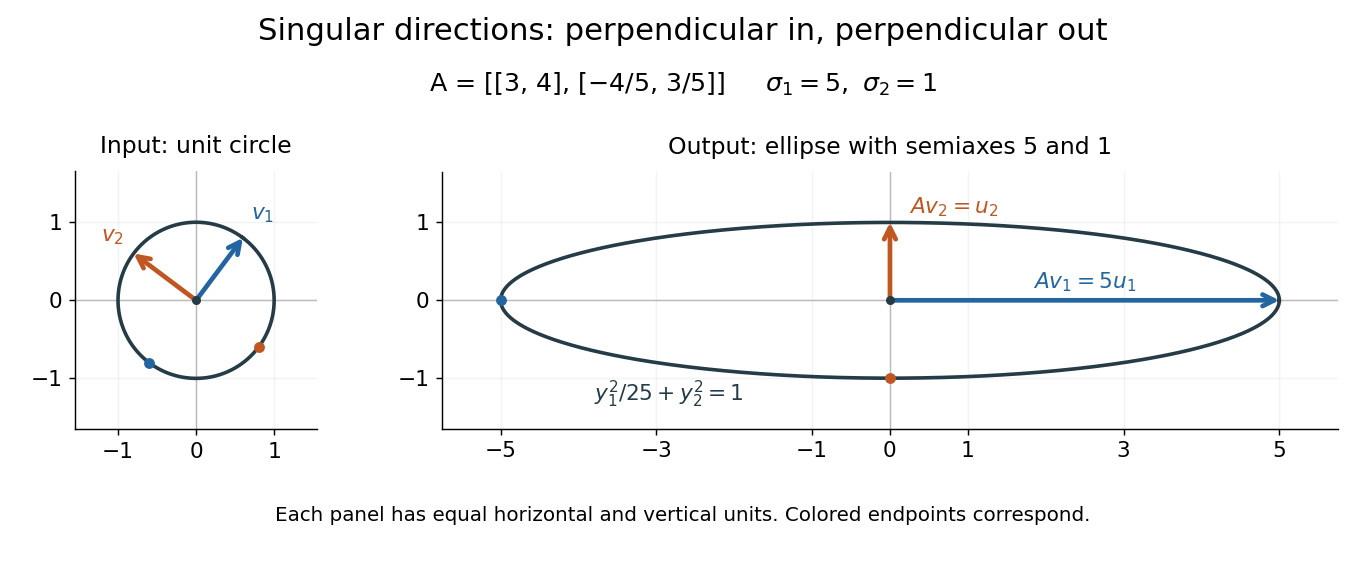

The script that drew this image:
"""Map a unit circle to an ellipse; write an opaque PNG to CWD.

Tested with Python 3.14.4, NumPy 2.3.5 and Matplotlib 3.10.7.
"""

from pathlib import Path

import matplotlib

matplotlib.use("Agg")
import matplotlib.pyplot as plt
import numpy as np


def arrow(ax, end, color):
    ax.annotate("", end, (0, 0), arrowprops={
        "arrowstyle": "->", "color": color, "lw": 2.6,
        "shrinkA": 0, "shrinkB": 0, "mutation_scale": 16}, zorder=5)


def main():
    matrix = np.array([[3., 4.], [-4 / 5, 3 / 5]])
    right = np.array([[3., -4.], [4., 3.]]) / 5
    sigma = np.diag([5., 1.])
    assert np.allclose(right.T @ right, np.eye(2))
    assert np.allclose(sigma @ right.T, matrix)
    assert np.allclose(matrix @ right, sigma)
    assert np.allclose(matrix.T @ matrix, np.array([[241, 288], [288, 409]]) / 25)
    assert np.allclose(np.linalg.eigvalsh(matrix.T @ matrix), [1, 25])
    assert np.allclose(np.linalg.eigvals(matrix), (9 + np.array([1j, -1j]) * np.sqrt(44)) / 5)
    mixed = right @ np.array([1., 1.]) / np.sqrt(2)
    assert np.isclose(np.linalg.norm(mixed), 1)
    assert np.isclose(np.linalg.norm(matrix @ mixed), np.sqrt(13))
    epsilon = 0.01
    weak_matrix = np.diag([5., epsilon]) @ right.T
    assert np.allclose(weak_matrix, [[3, 4], [-0.008, 0.006]])
    assert np.isclose(np.linalg.cond(weak_matrix), 500)
    assert np.allclose(np.linalg.solve(weak_matrix, [0, 0.001]), [-0.08, 0.06])
    angle = np.linspace(0, 2 * np.pi, 600)
    circle = right @ np.array([np.cos(angle), np.sin(angle)])
    ellipse = matrix @ circle
    assert np.allclose(ellipse[0] ** 2 / 25 + ellipse[1] ** 2, 1)

    plt.rcParams.update({"font.size": 12, "figure.facecolor": "white"})
    fig, axes = plt.subplots(1, 2, figsize=(10.5, 4.4),
                             gridspec_kw={"width_ratios": [1, 3.7]})
    fig.subplots_adjust(left=0.055, right=0.98, bottom=0.22, top=0.73, wspace=0.22)
    blue, orange, ink = "#2365a0", "#c05621", "#253b46"
    for ax, limit in zip(axes, [1.55, 5.75]):
        ax.set_facecolor("white")
        ax.set_aspect("equal")
        ax.set_xlim(-limit, limit)
        ax.set_ylim(-1.65, 1.65)
        ax.axhline(0, color="#bbbbbb", lw=0.8)
        ax.axvline(0, color="#bbbbbb", lw=0.8)
        ax.grid(alpha=0.15)
        ax.spines[["top", "right"]].set_visible(False)
        ax.set_yticks([-1, 0, 1])
        ax.plot(0, 0, "o", color=ink, ms=4, zorder=6)
    source, target = axes
    source.set_title("Input: unit circle", fontsize=13, pad=10)
    target.set_title("Output: ellipse with semiaxes 5 and 1", fontsize=13, pad=10)
    source.set_xticks([-1, 0, 1])
    target.set_xticks([-5, -3, -1, 0, 1, 3, 5])
    source.plot(*circle, color=ink, lw=2)
    target.plot(*ellipse, color=ink, lw=2)
    for j, color in enumerate([blue, orange]):
        arrow(source, right[:, j], color)
        arrow(target, sigma[:, j], color)
        source.plot(*(-right[:, j]), "o", color=color, ms=5)
        target.plot(*(-sigma[:, j]), "o", color=color, ms=5)
    source.text(0.7, 1.03, r"$v_1$", color=blue)
    source.text(-1.22, 0.75, r"$v_2$", color=orange)
    target.text(2.5, 0.15, r"$Av_1=5u_1$", color=blue, ha="center")
    target.text(0.25, 1.12, r"$Av_2=u_2$", color=orange)
    target.text(-3.8, -1.30, r"$y_1^2/25+y_2^2=1$", color=ink)
    fig.suptitle("Singular directions: perpendicular in, perpendicular out", fontsize=17, y=0.97)
    fig.text(0.5, 0.84, "A = [[3, 4], [−4/5, 3/5]]     " + r"$\sigma_1=5,\ \sigma_2=1$",
             ha="center", fontsize=14)
    fig.text(0.5, 0.09, "Each panel has equal horizontal and vertical units. Colored endpoints correspond.",
             ha="center", fontsize=11)
    fig.savefig(Path.cwd() / (Path(__file__).stem + ".png"), dpi=130,
                facecolor="white", transparent=False)
    plt.close(fig)
    print("Checked: A=UΣVᵀ; Av₁=5u₁; Av₂=u₂; eigenvalues of AᵀA = 25,1; ellipse equation; A has no real eigenvalues.")


if __name__ == "__main__":
    main()
